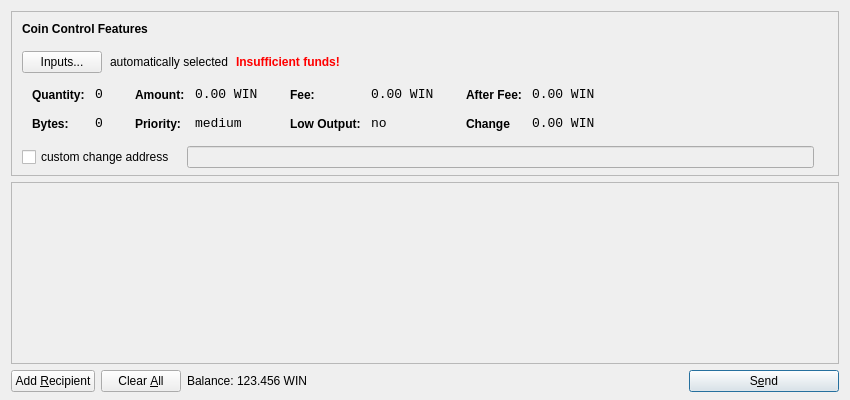
<?xml version="1.0" encoding="UTF-8"?>
<ui version="4.0">
 <class>SendCoinsDialog</class>
 <widget class="QDialog" name="SendCoinsDialog">
  <property name="geometry">
   <rect>
    <x>0</x>
    <y>0</y>
    <width>850</width>
    <height>400</height>
   </rect>
  </property>
  <property name="windowTitle">
   <string>Send Coins</string>
  </property>
  <layout class="QVBoxLayout" name="verticalLayout" stretch="0,1,0">
   <property name="bottomMargin">
    <number>8</number>
   </property>
   <item>
    <widget class="QFrame" name="frameCoinControl">
     <property name="sizePolicy">
      <sizepolicy hsizetype="Expanding" vsizetype="Expanding">
       <horstretch>0</horstretch>
       <verstretch>0</verstretch>
      </sizepolicy>
     </property>
     <property name="maximumSize">
      <size>
       <width>16777215</width>
       <height>16777215</height>
      </size>
     </property>
     <property name="frameShape">
      <enum>QFrame::StyledPanel</enum>
     </property>
     <property name="frameShadow">
      <enum>QFrame::Sunken</enum>
     </property>
     <layout class="QVBoxLayout" name="verticalLayoutCoinControl2">
      <property name="spacing">
       <number>-1</number>
      </property>
      <property name="leftMargin">
       <number>0</number>
      </property>
      <property name="topMargin">
       <number>0</number>
      </property>
      <property name="rightMargin">
       <number>0</number>
      </property>
      <property name="bottomMargin">
       <number>6</number>
      </property>
      <item>
       <layout class="QVBoxLayout" name="verticalLayoutCoinControl" stretch="0,0,0,0,1">
        <property name="spacing">
         <number>0</number>
        </property>
        <property name="leftMargin">
         <number>10</number>
        </property>
        <property name="topMargin">
         <number>10</number>
        </property>
        <item>
         <layout class="QHBoxLayout" name="horizontalLayoutCoinControl1">
          <property name="bottomMargin">
           <number>15</number>
          </property>
          <item>
           <widget class="QLabel" name="labelCoinControlFeatures">
            <property name="sizePolicy">
             <sizepolicy hsizetype="Preferred" vsizetype="Maximum">
              <horstretch>0</horstretch>
              <verstretch>0</verstretch>
             </sizepolicy>
            </property>
            <property name="font">
             <font>
              <weight>75</weight>
              <bold>true</bold>
             </font>
            </property>
            <property name="styleSheet">
             <string notr="true">font-weight:bold;</string>
            </property>
            <property name="text">
             <string>Coin Control Features</string>
            </property>
           </widget>
          </item>
         </layout>
        </item>
        <item>
         <layout class="QHBoxLayout" name="horizontalLayoutCoinControl2" stretch="0,0,0,0">
          <property name="spacing">
           <number>8</number>
          </property>
          <property name="bottomMargin">
           <number>10</number>
          </property>
          <item>
           <widget class="QPushButton" name="pushButtonCoinControl">
            <property name="styleSheet">
             <string notr="true"/>
            </property>
            <property name="text">
             <string>Inputs...</string>
            </property>
           </widget>
          </item>
          <item>
           <widget class="QLabel" name="labelCoinControlAutomaticallySelected">
            <property name="text">
             <string>automatically selected</string>
            </property>
            <property name="margin">
             <number>5</number>
            </property>
           </widget>
          </item>
          <item>
           <widget class="QLabel" name="labelCoinControlInsuffFunds">
            <property name="font">
             <font>
              <weight>75</weight>
              <bold>true</bold>
             </font>
            </property>
            <property name="styleSheet">
             <string notr="true">color:red;font-weight:bold;</string>
            </property>
            <property name="text">
             <string>Insufficient funds!</string>
            </property>
            <property name="margin">
             <number>5</number>
            </property>
           </widget>
          </item>
          <item>
           <spacer name="horizontalSpacerCoinControl">
            <property name="orientation">
             <enum>Qt::Horizontal</enum>
            </property>
            <property name="sizeHint" stdset="0">
             <size>
              <width>40</width>
              <height>1</height>
             </size>
            </property>
           </spacer>
          </item>
         </layout>
        </item>
        <item>
         <widget class="QWidget" name="widgetCoinControl" native="true">
          <property name="sizePolicy">
           <sizepolicy hsizetype="Preferred" vsizetype="Preferred">
            <horstretch>0</horstretch>
            <verstretch>0</verstretch>
           </sizepolicy>
          </property>
          <property name="minimumSize">
           <size>
            <width>0</width>
            <height>0</height>
           </size>
          </property>
          <property name="styleSheet">
           <string notr="true"/>
          </property>
          <layout class="QHBoxLayout" name="horizontalLayoutCoinControl5">
           <property name="margin">
            <number>0</number>
           </property>
           <item>
            <layout class="QHBoxLayout" name="horizontalLayoutCoinControl3" stretch="0,0,0,1">
             <property name="spacing">
              <number>20</number>
             </property>
             <property name="topMargin">
              <number>0</number>
             </property>
             <property name="bottomMargin">
              <number>10</number>
             </property>
             <item>
              <layout class="QFormLayout" name="formLayoutCoinControl1">
               <property name="horizontalSpacing">
                <number>10</number>
               </property>
               <property name="verticalSpacing">
                <number>14</number>
               </property>
               <property name="leftMargin">
                <number>10</number>
               </property>
               <property name="topMargin">
                <number>4</number>
               </property>
               <property name="rightMargin">
                <number>6</number>
               </property>
               <item row="0" column="0">
                <widget class="QLabel" name="labelCoinControlQuantityText">
                 <property name="styleSheet">
                  <string notr="true">font-weight:bold;</string>
                 </property>
                 <property name="text">
                  <string>Quantity:</string>
                 </property>
                 <property name="margin">
                  <number>0</number>
                 </property>
                </widget>
               </item>
               <item row="0" column="1">
                <widget class="QLabel" name="labelCoinControlQuantity">
                 <property name="font">
                  <font>
                   <family>Monospace</family>
                   <pointsize>10</pointsize>
                  </font>
                 </property>
                 <property name="cursor">
                  <cursorShape>IBeamCursor</cursorShape>
                 </property>
                 <property name="contextMenuPolicy">
                  <enum>Qt::ActionsContextMenu</enum>
                 </property>
                 <property name="text">
                  <string>0</string>
                 </property>
                 <property name="margin">
                  <number>0</number>
                 </property>
                 <property name="textInteractionFlags">
                  <set>Qt::LinksAccessibleByMouse|Qt::TextSelectableByKeyboard|Qt::TextSelectableByMouse</set>
                 </property>
                </widget>
               </item>
               <item row="1" column="0">
                <widget class="QLabel" name="labelCoinControlBytesText">
                 <property name="styleSheet">
                  <string notr="true">font-weight:bold;</string>
                 </property>
                 <property name="text">
                  <string>Bytes:</string>
                 </property>
                </widget>
               </item>
               <item row="1" column="1">
                <widget class="QLabel" name="labelCoinControlBytes">
                 <property name="font">
                  <font>
                   <family>Monospace</family>
                   <pointsize>10</pointsize>
                  </font>
                 </property>
                 <property name="cursor">
                  <cursorShape>IBeamCursor</cursorShape>
                 </property>
                 <property name="contextMenuPolicy">
                  <enum>Qt::ActionsContextMenu</enum>
                 </property>
                 <property name="text">
                  <string>0</string>
                 </property>
                 <property name="textInteractionFlags">
                  <set>Qt::LinksAccessibleByMouse|Qt::TextSelectableByKeyboard|Qt::TextSelectableByMouse</set>
                 </property>
                </widget>
               </item>
              </layout>
             </item>
             <item>
              <layout class="QFormLayout" name="formLayoutCoinControl2">
               <property name="horizontalSpacing">
                <number>10</number>
               </property>
               <property name="verticalSpacing">
                <number>14</number>
               </property>
               <property name="leftMargin">
                <number>6</number>
               </property>
               <property name="topMargin">
                <number>4</number>
               </property>
               <property name="rightMargin">
                <number>6</number>
               </property>
               <item row="0" column="0">
                <widget class="QLabel" name="labelCoinControlAmountText">
                 <property name="styleSheet">
                  <string notr="true">font-weight:bold;</string>
                 </property>
                 <property name="text">
                  <string>Amount:</string>
                 </property>
                 <property name="margin">
                  <number>0</number>
                 </property>
                </widget>
               </item>
               <item row="0" column="1">
                <widget class="QLabel" name="labelCoinControlAmount">
                 <property name="font">
                  <font>
                   <family>Monospace</family>
                   <pointsize>10</pointsize>
                  </font>
                 </property>
                 <property name="cursor">
                  <cursorShape>IBeamCursor</cursorShape>
                 </property>
                 <property name="contextMenuPolicy">
                  <enum>Qt::ActionsContextMenu</enum>
                 </property>
                 <property name="text">
                  <string>0.00 WIN</string>
                 </property>
                 <property name="textInteractionFlags">
                  <set>Qt::LinksAccessibleByMouse|Qt::TextSelectableByKeyboard|Qt::TextSelectableByMouse</set>
                 </property>
                </widget>
               </item>
               <item row="1" column="0">
                <widget class="QLabel" name="labelCoinControlPriorityText">
                 <property name="styleSheet">
                  <string notr="true">font-weight:bold;</string>
                 </property>
                 <property name="text">
                  <string>Priority:</string>
                 </property>
                </widget>
               </item>
               <item row="1" column="1">
                <widget class="QLabel" name="labelCoinControlPriority">
                 <property name="font">
                  <font>
                   <family>Monospace</family>
                   <pointsize>10</pointsize>
                  </font>
                 </property>
                 <property name="cursor">
                  <cursorShape>IBeamCursor</cursorShape>
                 </property>
                 <property name="contextMenuPolicy">
                  <enum>Qt::ActionsContextMenu</enum>
                 </property>
                 <property name="text">
                  <string>medium</string>
                 </property>
                 <property name="textInteractionFlags">
                  <set>Qt::LinksAccessibleByMouse|Qt::TextSelectableByKeyboard|Qt::TextSelectableByMouse</set>
                 </property>
                </widget>
               </item>
              </layout>
             </item>
             <item>
              <layout class="QFormLayout" name="formLayoutCoinControl3">
               <property name="horizontalSpacing">
                <number>10</number>
               </property>
               <property name="verticalSpacing">
                <number>14</number>
               </property>
               <property name="leftMargin">
                <number>6</number>
               </property>
               <property name="topMargin">
                <number>4</number>
               </property>
               <property name="rightMargin">
                <number>6</number>
               </property>
               <item row="0" column="0">
                <widget class="QLabel" name="labelCoinControlFeeText">
                 <property name="styleSheet">
                  <string notr="true">font-weight:bold;</string>
                 </property>
                 <property name="text">
                  <string>Fee:</string>
                 </property>
                 <property name="margin">
                  <number>0</number>
                 </property>
                </widget>
               </item>
               <item row="0" column="1">
                <widget class="QLabel" name="labelCoinControlFee">
                 <property name="font">
                  <font>
                   <family>Monospace</family>
                   <pointsize>10</pointsize>
                  </font>
                 </property>
                 <property name="cursor">
                  <cursorShape>IBeamCursor</cursorShape>
                 </property>
                 <property name="contextMenuPolicy">
                  <enum>Qt::ActionsContextMenu</enum>
                 </property>
                 <property name="text">
                  <string>0.00 WIN</string>
                 </property>
                 <property name="textInteractionFlags">
                  <set>Qt::LinksAccessibleByMouse|Qt::TextSelectableByKeyboard|Qt::TextSelectableByMouse</set>
                 </property>
                </widget>
               </item>
               <item row="1" column="0">
                <widget class="QLabel" name="labelCoinControlLowOutputText">
                 <property name="styleSheet">
                  <string notr="true">font-weight:bold;</string>
                 </property>
                 <property name="text">
                  <string>Low Output:</string>
                 </property>
                </widget>
               </item>
               <item row="1" column="1">
                <widget class="QLabel" name="labelCoinControlLowOutput">
                 <property name="font">
                  <font>
                   <family>Monospace</family>
                   <pointsize>10</pointsize>
                  </font>
                 </property>
                 <property name="cursor">
                  <cursorShape>IBeamCursor</cursorShape>
                 </property>
                 <property name="contextMenuPolicy">
                  <enum>Qt::ActionsContextMenu</enum>
                 </property>
                 <property name="text">
                  <string>no</string>
                 </property>
                 <property name="textInteractionFlags">
                  <set>Qt::LinksAccessibleByMouse|Qt::TextSelectableByKeyboard|Qt::TextSelectableByMouse</set>
                 </property>
                </widget>
               </item>
              </layout>
             </item>
             <item>
              <layout class="QFormLayout" name="formLayoutCoinControl4">
               <property name="horizontalSpacing">
                <number>10</number>
               </property>
               <property name="verticalSpacing">
                <number>14</number>
               </property>
               <property name="leftMargin">
                <number>6</number>
               </property>
               <property name="topMargin">
                <number>4</number>
               </property>
               <property name="rightMargin">
                <number>6</number>
               </property>
               <item row="0" column="0">
                <widget class="QLabel" name="labelCoinControlAfterFeeText">
                 <property name="styleSheet">
                  <string notr="true">font-weight:bold;</string>
                 </property>
                 <property name="text">
                  <string>After Fee:</string>
                 </property>
                 <property name="margin">
                  <number>0</number>
                 </property>
                </widget>
               </item>
               <item row="0" column="1">
                <widget class="QLabel" name="labelCoinControlAfterFee">
                 <property name="font">
                  <font>
                   <family>Monospace</family>
                   <pointsize>10</pointsize>
                  </font>
                 </property>
                 <property name="cursor">
                  <cursorShape>IBeamCursor</cursorShape>
                 </property>
                 <property name="contextMenuPolicy">
                  <enum>Qt::ActionsContextMenu</enum>
                 </property>
                 <property name="text">
                  <string>0.00 WIN</string>
                 </property>
                 <property name="textInteractionFlags">
                  <set>Qt::LinksAccessibleByMouse|Qt::TextSelectableByKeyboard|Qt::TextSelectableByMouse</set>
                 </property>
                </widget>
               </item>
               <item row="1" column="0">
                <widget class="QLabel" name="labelCoinControlChangeText">
                 <property name="styleSheet">
                  <string notr="true">font-weight:bold;</string>
                 </property>
                 <property name="text">
                  <string>Change</string>
                 </property>
                </widget>
               </item>
               <item row="1" column="1">
                <widget class="QLabel" name="labelCoinControlChange">
                 <property name="font">
                  <font>
                   <family>Monospace</family>
                   <pointsize>10</pointsize>
                  </font>
                 </property>
                 <property name="cursor">
                  <cursorShape>IBeamCursor</cursorShape>
                 </property>
                 <property name="contextMenuPolicy">
                  <enum>Qt::ActionsContextMenu</enum>
                 </property>
                 <property name="text">
                  <string>0.00 WIN</string>
                 </property>
                 <property name="textInteractionFlags">
                  <set>Qt::LinksAccessibleByMouse|Qt::TextSelectableByKeyboard|Qt::TextSelectableByMouse</set>
                 </property>
                </widget>
               </item>
              </layout>
             </item>
            </layout>
           </item>
          </layout>
         </widget>
        </item>
        <item>
         <layout class="QHBoxLayout" name="horizontalLayoutCoinControl4" stretch="0,0,0">
          <property name="spacing">
           <number>12</number>
          </property>
          <property name="sizeConstraint">
           <enum>QLayout::SetDefaultConstraint</enum>
          </property>
          <property name="topMargin">
           <number>5</number>
          </property>
          <property name="rightMargin">
           <number>5</number>
          </property>
          <item>
           <widget class="QCheckBox" name="checkBoxCoinControlChange">
            <property name="text">
             <string>custom change address</string>
            </property>
           </widget>
          </item>
          <item>
           <widget class="QLineEdit" name="lineEditCoinControlChange">
            <property name="enabled">
             <bool>false</bool>
            </property>
            <property name="sizePolicy">
             <sizepolicy hsizetype="Expanding" vsizetype="Fixed">
              <horstretch>0</horstretch>
              <verstretch>0</verstretch>
             </sizepolicy>
            </property>
           </widget>
          </item>
          <item>
           <widget class="QLabel" name="labelCoinControlChangeLabel">
            <property name="sizePolicy">
             <sizepolicy hsizetype="Preferred" vsizetype="Expanding">
              <horstretch>0</horstretch>
              <verstretch>0</verstretch>
             </sizepolicy>
            </property>
            <property name="minimumSize">
             <size>
              <width>0</width>
              <height>0</height>
             </size>
            </property>
            <property name="text">
             <string/>
            </property>
            <property name="margin">
             <number>3</number>
            </property>
           </widget>
          </item>
         </layout>
        </item>
        <item>
         <spacer name="verticalSpacerCoinControl">
          <property name="orientation">
           <enum>Qt::Vertical</enum>
          </property>
          <property name="sizeHint" stdset="0">
           <size>
            <width>800</width>
            <height>1</height>
           </size>
          </property>
         </spacer>
        </item>
       </layout>
      </item>
     </layout>
    </widget>
   </item>
   <item>
    <widget class="QScrollArea" name="scrollArea">
     <property name="widgetResizable">
      <bool>true</bool>
     </property>
     <widget class="QWidget" name="scrollAreaWidgetContents">
      <property name="geometry">
       <rect>
        <x>0</x>
        <y>0</y>
        <width>830</width>
        <height>165</height>
       </rect>
      </property>
      <layout class="QVBoxLayout" name="verticalLayout_2">
       <property name="margin">
        <number>0</number>
       </property>
       <item>
        <layout class="QVBoxLayout" name="entries">
         <property name="spacing">
          <number>6</number>
         </property>
        </layout>
       </item>
       <item>
        <spacer name="verticalSpacer">
         <property name="orientation">
          <enum>Qt::Vertical</enum>
         </property>
         <property name="sizeHint" stdset="0">
          <size>
           <width>20</width>
           <height>40</height>
          </size>
         </property>
        </spacer>
       </item>
      </layout>
     </widget>
    </widget>
   </item>
   <item>
    <layout class="QHBoxLayout" name="horizontalLayout">
     <item>
      <widget class="QPushButton" name="addButton">
       <property name="toolTip">
        <string>Send to multiple recipients at once</string>
       </property>
       <property name="text">
        <string>Add &amp;Recipient</string>
       </property>
       <property name="icon">
        <iconset resource="../bitcoin.qrc">
         <normaloff>:/icons/add</normaloff>:/icons/add</iconset>
       </property>
       <property name="autoDefault">
        <bool>false</bool>
       </property>
      </widget>
     </item>
     <item>
      <widget class="QPushButton" name="clearButton">
       <property name="sizePolicy">
        <sizepolicy hsizetype="Minimum" vsizetype="Fixed">
         <horstretch>0</horstretch>
         <verstretch>0</verstretch>
        </sizepolicy>
       </property>
       <property name="toolTip">
        <string>Remove all transaction fields</string>
       </property>
       <property name="text">
        <string>Clear &amp;All</string>
       </property>
       <property name="icon">
        <iconset resource="../bitcoin.qrc">
         <normaloff>:/icons/remove</normaloff>:/icons/remove</iconset>
       </property>
       <property name="autoRepeatDelay">
        <number>300</number>
       </property>
       <property name="autoDefault">
        <bool>false</bool>
       </property>
      </widget>
     </item>
     <item>
      <layout class="QHBoxLayout" name="horizontalLayout_2">
       <property name="spacing">
        <number>3</number>
       </property>
       <item>
        <widget class="QLabel" name="label">
         <property name="sizePolicy">
          <sizepolicy hsizetype="Preferred" vsizetype="Fixed">
           <horstretch>0</horstretch>
           <verstretch>0</verstretch>
          </sizepolicy>
         </property>
         <property name="text">
          <string>Balance:</string>
         </property>
        </widget>
       </item>
       <item>
        <widget class="QLabel" name="labelBalance">
         <property name="sizePolicy">
          <sizepolicy hsizetype="Preferred" vsizetype="Fixed">
           <horstretch>0</horstretch>
           <verstretch>0</verstretch>
          </sizepolicy>
         </property>
         <property name="cursor">
          <cursorShape>IBeamCursor</cursorShape>
         </property>
         <property name="text">
          <string>123.456 WIN</string>
         </property>
         <property name="textInteractionFlags">
          <set>Qt::LinksAccessibleByMouse|Qt::TextSelectableByKeyboard|Qt::TextSelectableByMouse</set>
         </property>
        </widget>
       </item>
      </layout>
     </item>
     <item>
      <spacer name="horizontalSpacer">
       <property name="orientation">
        <enum>Qt::Horizontal</enum>
       </property>
       <property name="sizeHint" stdset="0">
        <size>
         <width>40</width>
         <height>20</height>
        </size>
       </property>
      </spacer>
     </item>
     <item>
      <widget class="QPushButton" name="sendButton">
       <property name="minimumSize">
        <size>
         <width>150</width>
         <height>0</height>
        </size>
       </property>
       <property name="toolTip">
        <string>Confirm the send action</string>
       </property>
       <property name="text">
        <string>S&amp;end</string>
       </property>
       <property name="icon">
        <iconset resource="../bitcoin.qrc">
         <normaloff>:/icons/send</normaloff>:/icons/send</iconset>
       </property>
       <property name="default">
        <bool>true</bool>
       </property>
      </widget>
     </item>
    </layout>
   </item>
  </layout>
 </widget>
 <resources>
  <include location="../bitcoin.qrc"/>
 </resources>
 <connections/>
</ui>
